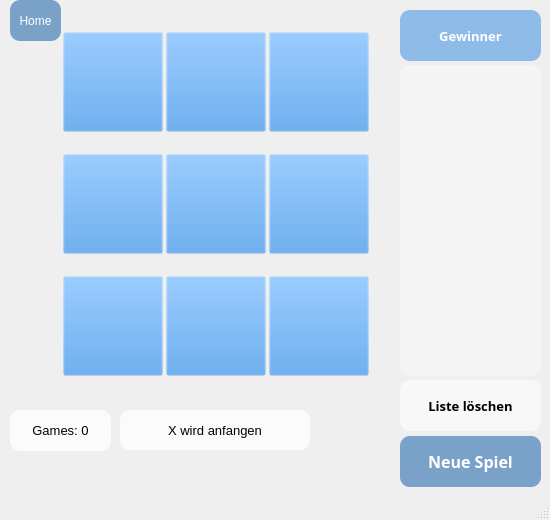
<?xml version="1.0" encoding="UTF-8"?>
<ui version="4.0">
 <class>MainWindow</class>
 <widget class="QMainWindow" name="MainWindow">
  <property name="geometry">
   <rect>
    <x>0</x>
    <y>0</y>
    <width>550</width>
    <height>520</height>
   </rect>
  </property>
  <property name="minimumSize">
   <size>
    <width>550</width>
    <height>520</height>
   </size>
  </property>
  <property name="windowTitle">
   <string>MainWindow</string>
  </property>
  <property name="styleSheet">
   <string notr="true"/>
  </property>
  <widget class="QWidget" name="centralwidget">
   <widget class="QWidget" name="gridLayoutWidget">
    <property name="geometry">
     <rect>
      <x>60</x>
      <y>10</y>
      <width>312</width>
      <height>391</height>
     </rect>
    </property>
    <layout class="QGridLayout">
     <property name="leftMargin">
      <number>3</number>
     </property>
     <property name="topMargin">
      <number>3</number>
     </property>
     <property name="rightMargin">
      <number>3</number>
     </property>
     <property name="bottomMargin">
      <number>3</number>
     </property>
     <property name="spacing">
      <number>3</number>
     </property>
     <item row="0" column="0">
      <widget class="QPushButton" name="pushButton_1">
       <property name="minimumSize">
        <size>
         <width>100</width>
         <height>100</height>
        </size>
       </property>
       <property name="font">
        <font>
         <family>Papyrus</family>
         <pointsize>30</pointsize>
        </font>
       </property>
       <property name="cursor">
        <cursorShape>SizeAllCursor</cursorShape>
       </property>
       <property name="styleSheet">
        <string notr="true">background-color:rgba(65, 145, 225, 0.0); color :rgba(212, 212, 212, 0.93)</string>
       </property>
       <property name="text">
        <string/>
       </property>
      </widget>
     </item>
     <item row="2" column="1">
      <widget class="QPushButton" name="pushButton_6">
       <property name="minimumSize">
        <size>
         <width>100</width>
         <height>100</height>
        </size>
       </property>
       <property name="font">
        <font>
         <family>Papyrus</family>
         <pointsize>30</pointsize>
        </font>
       </property>
       <property name="cursor">
        <cursorShape>SizeAllCursor</cursorShape>
       </property>
       <property name="styleSheet">
        <string notr="true">background-color:rgba(65, 145, 225, 0.0); color :rgba(212, 212, 212, 0.93)</string>
       </property>
       <property name="text">
        <string/>
       </property>
      </widget>
     </item>
     <item row="1" column="0">
      <widget class="QPushButton" name="pushButton_2">
       <property name="minimumSize">
        <size>
         <width>100</width>
         <height>100</height>
        </size>
       </property>
       <property name="font">
        <font>
         <family>Papyrus</family>
         <pointsize>30</pointsize>
        </font>
       </property>
       <property name="cursor">
        <cursorShape>SizeAllCursor</cursorShape>
       </property>
       <property name="styleSheet">
        <string notr="true">background-color:rgba(65, 145, 225, 0.0); color :rgba(212, 212, 212, 0.93)</string>
       </property>
       <property name="text">
        <string/>
       </property>
      </widget>
     </item>
     <item row="0" column="2">
      <widget class="QPushButton" name="pushButton_7">
       <property name="minimumSize">
        <size>
         <width>100</width>
         <height>100</height>
        </size>
       </property>
       <property name="font">
        <font>
         <family>Papyrus</family>
         <pointsize>30</pointsize>
        </font>
       </property>
       <property name="cursor">
        <cursorShape>SizeAllCursor</cursorShape>
       </property>
       <property name="styleSheet">
        <string notr="true">background-color:rgba(65, 145, 225, 0.0); color :rgba(212, 212, 212, 0.93)</string>
       </property>
       <property name="text">
        <string/>
       </property>
      </widget>
     </item>
     <item row="1" column="2">
      <widget class="QPushButton" name="pushButton_8">
       <property name="minimumSize">
        <size>
         <width>100</width>
         <height>100</height>
        </size>
       </property>
       <property name="font">
        <font>
         <family>Papyrus</family>
         <pointsize>30</pointsize>
        </font>
       </property>
       <property name="cursor">
        <cursorShape>SizeAllCursor</cursorShape>
       </property>
       <property name="styleSheet">
        <string notr="true">background-color:rgba(65, 145, 225, 0.0); color :rgba(212, 212, 212, 0.93)</string>
       </property>
       <property name="text">
        <string/>
       </property>
      </widget>
     </item>
     <item row="2" column="2">
      <widget class="QPushButton" name="pushButton_9">
       <property name="minimumSize">
        <size>
         <width>100</width>
         <height>100</height>
        </size>
       </property>
       <property name="font">
        <font>
         <family>Papyrus</family>
         <pointsize>30</pointsize>
        </font>
       </property>
       <property name="cursor">
        <cursorShape>SizeAllCursor</cursorShape>
       </property>
       <property name="styleSheet">
        <string notr="true">background-color:rgba(65, 145, 225, 0.0); color :rgba(212, 212, 212, 0.93)</string>
       </property>
       <property name="text">
        <string/>
       </property>
      </widget>
     </item>
     <item row="1" column="1">
      <widget class="QPushButton" name="pushButton_5">
       <property name="minimumSize">
        <size>
         <width>100</width>
         <height>100</height>
        </size>
       </property>
       <property name="font">
        <font>
         <family>Papyrus</family>
         <pointsize>30</pointsize>
        </font>
       </property>
       <property name="cursor">
        <cursorShape>SizeAllCursor</cursorShape>
       </property>
       <property name="styleSheet">
        <string notr="true">background-color:rgba(65, 145, 225, 0.0); color :rgba(212, 212, 212, 0.93)</string>
       </property>
       <property name="text">
        <string/>
       </property>
      </widget>
     </item>
     <item row="2" column="0">
      <widget class="QPushButton" name="pushButton_3">
       <property name="minimumSize">
        <size>
         <width>100</width>
         <height>100</height>
        </size>
       </property>
       <property name="font">
        <font>
         <family>Papyrus</family>
         <pointsize>30</pointsize>
        </font>
       </property>
       <property name="cursor">
        <cursorShape>SizeAllCursor</cursorShape>
       </property>
       <property name="styleSheet">
        <string notr="true">background-color:rgba(65, 145, 225, 0.0); color :rgba(212, 212, 212, 0.93)</string>
       </property>
       <property name="text">
        <string/>
       </property>
      </widget>
     </item>
     <item row="0" column="1">
      <widget class="QPushButton" name="pushButton_4">
       <property name="minimumSize">
        <size>
         <width>100</width>
         <height>100</height>
        </size>
       </property>
       <property name="font">
        <font>
         <family>Papyrus</family>
         <pointsize>30</pointsize>
        </font>
       </property>
       <property name="cursor">
        <cursorShape>SizeAllCursor</cursorShape>
       </property>
       <property name="styleSheet">
        <string notr="true">background-color:rgba(65, 145, 225, 0.0); color :rgba(212, 212, 212, 0.93)</string>
       </property>
       <property name="text">
        <string/>
       </property>
      </widget>
     </item>
    </layout>
   </widget>
   <widget class="QPushButton" name="pushButton_Start">
    <property name="geometry">
     <rect>
      <x>400</x>
      <y>436</y>
      <width>141</width>
      <height>51</height>
     </rect>
    </property>
    <property name="minimumSize">
     <size>
      <width>0</width>
      <height>0</height>
     </size>
    </property>
    <property name="font">
     <font>
      <family>Century Gothic</family>
      <pointsize>12</pointsize>
      <weight>75</weight>
      <bold>true</bold>
     </font>
    </property>
    <property name="styleSheet">
     <string notr="true">QPushButton{border-style: solid; border-radius: 10px; background-color:rgba(26, 97, 168, 0.55); color:white;}
QPushButton:Hover{  background-color:rgba(26, 146, 168, 0.55); color: black; border: 2px solid rgba(26, 97, 168, 0.99);}</string>
    </property>
    <property name="text">
     <string>Neue Spiel</string>
    </property>
   </widget>
   <widget class="QLabel" name="label">
    <property name="geometry">
     <rect>
      <x>120</x>
      <y>410</y>
      <width>190</width>
      <height>40</height>
     </rect>
    </property>
    <property name="minimumSize">
     <size>
      <width>190</width>
      <height>40</height>
     </size>
    </property>
    <property name="font">
     <font>
      <pointsize>10</pointsize>
     </font>
    </property>
    <property name="styleSheet">
     <string notr="true">border-style: solid;background-color:rgba(255, 255, 255, 0.75); border-radius:10% 10% 0% 0%;</string>
    </property>
    <property name="text">
     <string>X wird anfangen</string>
    </property>
    <property name="alignment">
     <set>Qt::AlignCenter</set>
    </property>
   </widget>
   <widget class="QLabel" name="label_2">
    <property name="geometry">
     <rect>
      <x>400</x>
      <y>10</y>
      <width>141</width>
      <height>51</height>
     </rect>
    </property>
    <property name="font">
     <font>
      <family>Century Gothic</family>
      <pointsize>10</pointsize>
      <weight>75</weight>
      <bold>true</bold>
     </font>
    </property>
    <property name="styleSheet">
     <string notr="true">background-color:rgba(65, 145, 225, 0.56); border-radius:10px; color : white</string>
    </property>
    <property name="text">
     <string>Gewinner</string>
    </property>
    <property name="alignment">
     <set>Qt::AlignCenter</set>
    </property>
   </widget>
   <widget class="QListWidget" name="listWidget">
    <property name="geometry">
     <rect>
      <x>400</x>
      <y>65</y>
      <width>141</width>
      <height>311</height>
     </rect>
    </property>
    <property name="font">
     <font>
      <pointsize>12</pointsize>
      <weight>75</weight>
      <bold>true</bold>
     </font>
    </property>
    <property name="toolTip">
     <string>&lt;html&gt;&lt;head/&gt;&lt;body&gt;&lt;p align=&quot;center&quot;&gt;&lt;br/&gt;&lt;/p&gt;&lt;/body&gt;&lt;/html&gt;</string>
    </property>
    <property name="whatsThis">
     <string>&lt;html&gt;&lt;head/&gt;&lt;body&gt;&lt;p align=&quot;center&quot;&gt;&lt;br/&gt;&lt;/p&gt;&lt;/body&gt;&lt;/html&gt;</string>
    </property>
    <property name="styleSheet">
     <string notr="true">background-color:rgba(255, 255, 255, 0.36); border-radius:10px; color: rgba(0, 219, 110, 1); </string>
    </property>
    <property name="horizontalScrollBarPolicy">
     <enum>Qt::ScrollBarAsNeeded</enum>
    </property>
    <property name="itemAlignment">
     <set>Qt::AlignCenter</set>
    </property>
   </widget>
   <widget class="QPushButton" name="pushButton_Start_2">
    <property name="geometry">
     <rect>
      <x>400</x>
      <y>380</y>
      <width>141</width>
      <height>51</height>
     </rect>
    </property>
    <property name="minimumSize">
     <size>
      <width>0</width>
      <height>0</height>
     </size>
    </property>
    <property name="font">
     <font>
      <family>Century Gothic</family>
      <pointsize>10</pointsize>
      <weight>75</weight>
      <bold>true</bold>
     </font>
    </property>
    <property name="styleSheet">
     <string notr="true">QPushButton{border-style: solid; border-radius: 10px; background-color:rgba(255,255, 255, 0.55); color: black;}
QPushButton:Hover{  background-color: rgba(168, 26, 26, 0.55); color:white; border: 2px solid rgba(255,255, 255, 0.99);}</string>
    </property>
    <property name="text">
     <string>Liste löschen</string>
    </property>
    <property name="iconSize">
     <size>
      <width>21</width>
      <height>20</height>
     </size>
    </property>
   </widget>
   <widget class="QLabel" name="label_3">
    <property name="geometry">
     <rect>
      <x>10</x>
      <y>410</y>
      <width>101</width>
      <height>41</height>
     </rect>
    </property>
    <property name="minimumSize">
     <size>
      <width>0</width>
      <height>0</height>
     </size>
    </property>
    <property name="font">
     <font>
      <pointsize>10</pointsize>
     </font>
    </property>
    <property name="styleSheet">
     <string notr="true">border-style: solid;background-color:rgba(255, 255, 255, 0.75); border-radius:10% 10% 0% 0%;</string>
    </property>
    <property name="text">
     <string>Games: 0</string>
    </property>
    <property name="alignment">
     <set>Qt::AlignCenter</set>
    </property>
   </widget>
   <widget class="QPushButton" name="buttonHome">
    <property name="geometry">
     <rect>
      <x>10</x>
      <y>0</y>
      <width>51</width>
      <height>41</height>
     </rect>
    </property>
    <property name="styleSheet">
     <string notr="true">QPushButton{border-style: solid; border-radius: 10px; background-color:rgba(26, 97, 168, 0.55); color:white;}
QPushButton:Hover{  background-color:rgba(222, 222, 222, 0.55); color: black; border: 2px solid rgba(26, 97, 168, 0.99);}</string>
    </property>
    <property name="text">
     <string>Home</string>
    </property>
   </widget>
  </widget>
  <widget class="QMenuBar" name="menubar">
   <property name="geometry">
    <rect>
     <x>0</x>
     <y>0</y>
     <width>550</width>
     <height>26</height>
    </rect>
   </property>
  </widget>
  <widget class="QStatusBar" name="statusbar"/>
 </widget>
 <resources>
  <include location="../../../Desktop/imag/source.qrc"/>
 </resources>
 <connections/>
</ui>
